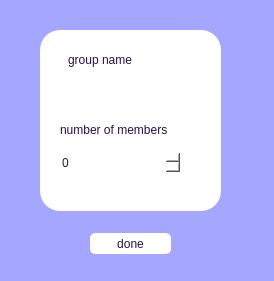
<?xml version="1.0" encoding="UTF-8"?>
<ui version="4.0">
 <class>groupDialog</class>
 <widget class="QDialog" name="groupDialog">
  <property name="geometry">
   <rect>
    <x>0</x>
    <y>0</y>
    <width>274</width>
    <height>281</height>
   </rect>
  </property>
  <property name="windowTitle">
   <string>Dialog</string>
  </property>
  <property name="styleSheet">
   <string notr="true">background-color: rgb(164,166,255);
color:rgb(255,255,255);</string>
  </property>
  <widget class="QFrame" name="frame">
   <property name="geometry">
    <rect>
     <x>40</x>
     <y>30</y>
     <width>181</width>
     <height>181</height>
    </rect>
   </property>
   <property name="styleSheet">
    <string notr="true">border-radius:20px;
background-color: rgb(255, 255, 255);
color: rgb(39, 14, 89);
font: 11pt &quot;Segoe UI&quot;;</string>
   </property>
   <property name="frameShape">
    <enum>QFrame::StyledPanel</enum>
   </property>
   <property name="frameShadow">
    <enum>QFrame::Raised</enum>
   </property>
   <widget class="QLabel" name="label">
    <property name="geometry">
     <rect>
      <x>28</x>
      <y>20</y>
      <width>91</width>
      <height>20</height>
     </rect>
    </property>
    <property name="text">
     <string>group name</string>
    </property>
   </widget>
   <widget class="QLineEdit" name="lineEdit_groupname">
    <property name="geometry">
     <rect>
      <x>20</x>
      <y>50</y>
      <width>181</width>
      <height>24</height>
     </rect>
    </property>
   </widget>
   <widget class="QLabel" name="label_2">
    <property name="geometry">
     <rect>
      <x>20</x>
      <y>90</y>
      <width>171</width>
      <height>20</height>
     </rect>
    </property>
    <property name="text">
     <string>number of members</string>
    </property>
   </widget>
   <widget class="QSpinBox" name="spinBox_numberofmembers">
    <property name="geometry">
     <rect>
      <x>20</x>
      <y>120</y>
      <width>121</width>
      <height>25</height>
     </rect>
    </property>
   </widget>
  </widget>
  <widget class="QPushButton" name="pushbutton_done">
   <property name="geometry">
    <rect>
     <x>90</x>
     <y>233</y>
     <width>81</width>
     <height>21</height>
    </rect>
   </property>
   <property name="styleSheet">
    <string notr="true">background-color: rgb(255, 255, 255);
color: rgb(39, 14, 89);
border-radius:5px;</string>
   </property>
   <property name="text">
    <string>done</string>
   </property>
  </widget>
 </widget>
 <resources/>
 <connections/>
</ui>
